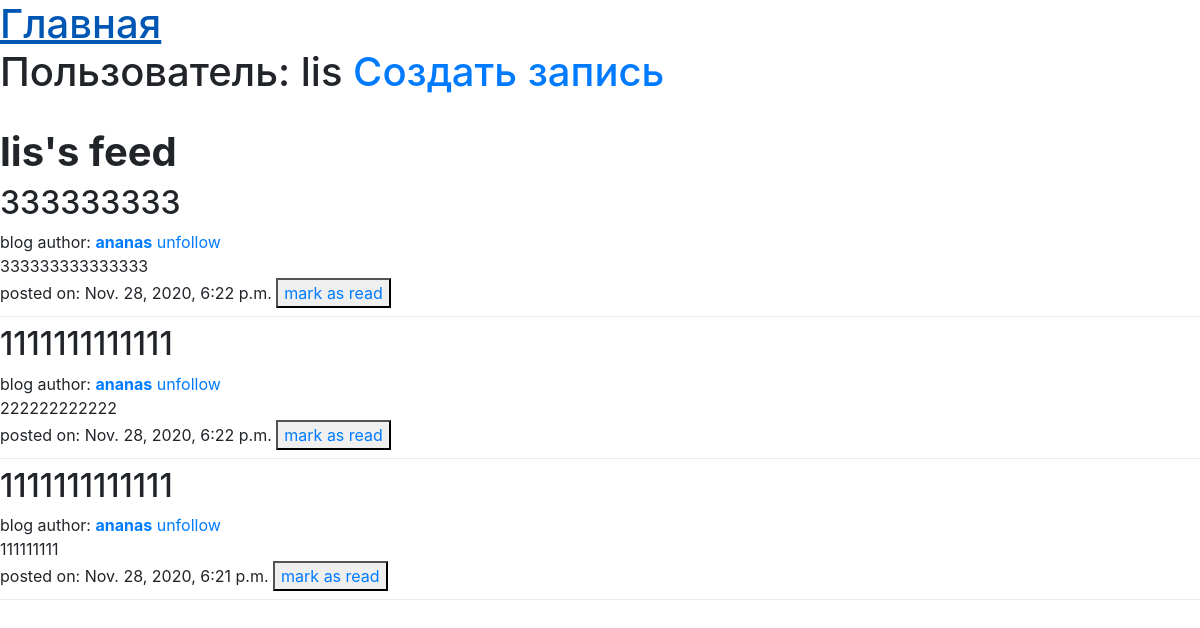
The app's page /current_user_feed/ (signed in) with its own data.
### posts/models.py (models this page shows, shortened)
class Post(models.Model):
    author = models.ForeignKey(
        User,
        on_delete=models.CASCADE,
        related_name='author_posts'
    )
    title = models.CharField(max_length=50)
    text = models.TextField(max_length=500)
    pub_date = models.DateTimeField(auto_now_add=True)
    read_status = models.BooleanField(default=False)

### posts/views.py (the view)
# urls.py: path('current_user_feed/', views.current_user_feed, name='current_user_feed'),
def current_user_feed(request):
    user_feed = Post.objects.select_related(
        'author'
    ).filter(
        author__following__in=Follow.objects.filter(follower=request.user)
    ).order_by('-pub_date')
    return render(request, 'current_user_feed.html', {
        'user_feed': user_feed
    })

### posts/templates/current_user_feed.html (shortened to what this page needs)
{% extends 'base.html' %}
{% block sidebar %}
    <h1><a href="/">Главная</a>
    <br>
    {% if user.is_authenticated %}
    Пользователь: {{ user.username }}
    <a href='/new_post'>Создать запись </a></h1>
    <br>
    {% else %}
    you have to login
    {% endif %}
{% endblock %}
{% block content %}
    <h1><b>{{ user.username }}'s feed</b></h1>
    {% for pst in user_feed %}
        {% if pst.read_status == False %}
        <h2>{{ pst.title }}</h2>
        blog author: <b><a href="{% url 'user_blog' pst.author.username %}">{{ pst.author }}</b></a>
        <a href="{% url 'unfollow' pst.author.username %}">unfollow</a>
        <br>
        {{ pst.text }}
        <br>
        posted on: {{ pst.pub_date }}
        <button><a href="{% url 'mark_as_read' pst.id %}">mark as read</a></button>
        <div class="dropdown-divider"></div>
        {% endif %}
    {% endfor %}
{% endblock %}

### posts/templates/base.html (shortened to what this page needs)
<!doctype html>
<html lang="en">
  <head>
    <link rel="stylesheet" href="https://stackpath.bootstrapcdn.com/bootstrap/4.3.1/css/bootstrap.min.css">
  </head>
  <body>
    {% block sidebar %}{% endblock %}
    <div id="content">
        {% block content %}Контент не подвезли :({% endblock %}
    </div>
  </body>
</html>

### records on screen
Post: title "333333333", author "ananas", text "333333333333333", pub_date "Nov. 28, 2020, 6:22 p.m."
Post: title "1111111111111", author "ananas", text "222222222222", pub_date "Nov. 28, 2020, 6:22 p.m."
Post: title "1111111111111", author "ananas", text "111111111", pub_date "Nov. 28, 2020, 6:21 p.m."

### other values on screen
{{ user.username }} "lis"
